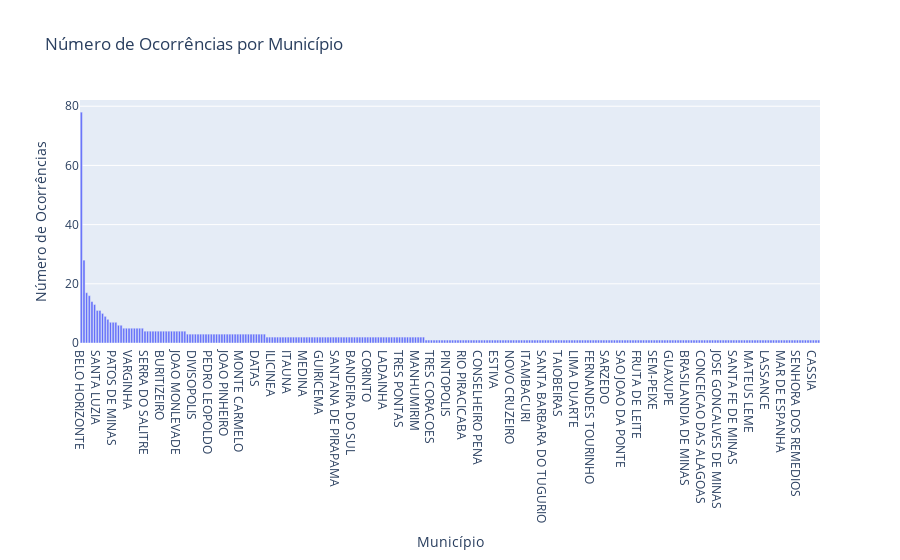

Notebook cell for this chart:
### Code cell
import plotly.express as px 
grafico = px.bar(x= num_regiao.index, y= num_regiao.values, title='Número de Ocorrências por Município',
      labels={'x': 'Município', 'y': 'Número de Ocorrências'} )
grafico.show()

### Figure 1 — Plotly figure (JSON) as saved in the notebook; plotly's stock layout.template omitted (floating-point values rounded to 4 significant figures; data arrays with more than 128 entries replaced by an {"elided": "..."} marker saying what was removed)
{"data": [{"alignmentgroup": "True", "hovertemplate": "Município=%{x}<br>Número de Ocorrências=%{y}<extra></extra>", "legendgroup": "", "marker": {"color": "#636efa", "pattern": {"shape": ""}}, "name": "", "offsetgroup": "", "orientation": "v", "showlegend": false, "textposition": "auto", "type": "bar", "x": {"elided": "279 str values"}, "xaxis": "x", "y": {"elided": "279 int values"}, "yaxis": "y"}], "layout": {"barmode": "relative", "legend": {"tracegroupgap": 0}, "title": {"text": "Número de Ocorrências por Município"}, "xaxis": {"anchor": "y", "domain": [0, 1], "title": {"text": "Município"}}, "yaxis": {"anchor": "x", "domain": [0, 1], "title": {"text": "Número de Ocorrências"}}}}
